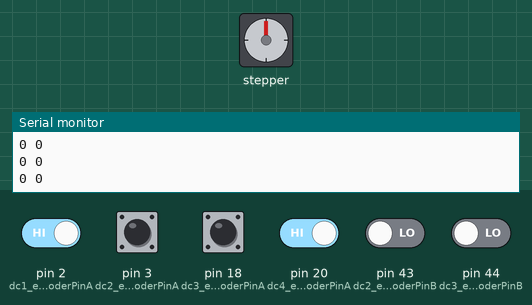
The sketch below on a simulated Arduino Mega 2560, built for the host (arithmetic inside an expression is 32-bit, double 64-bit). Parts: stepper motor, the last lines printed to the serial monitor. Wiring (inferred from the names in the program): stepper motor (200 steps per turn assumed): coils pin 37, pin 36, pin 35, pin 34. Inputs (shaded band) come from the test bench; at power-on: pin 2 (dc1_encoderPinA), pin 3 (dc2_encoderPinA), pin 18 (dc3_encoderPinA), pin 20 (dc4_encoderPinA) HIGH, pin 43 (dc2_encoderPinB), pin 44 (dc3_encoderPinB) LOW. WiFi joins after 1.5 s; servers stay silent unless stated.

Above: at 1.2 s.
1.3 s: pin 3 (dc2_encoderPinA) pulsed LOW 2 times (0.12 s each, 0.3 s apart)
At 2.1 s:
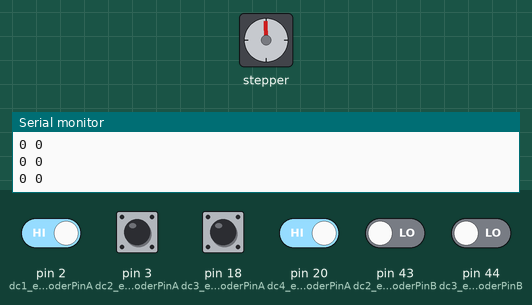
3.4 s: pin 18 (dc3_encoderPinA) pulsed LOW 2 times (0.12 s each, 0.3 s apart)
At 4.9 s:
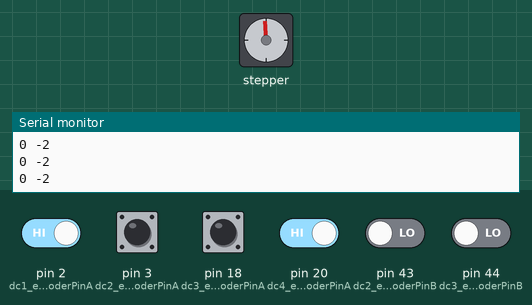
Timing chart, 0 to 6.4 s (numbered marks = the images above; inputs shaded):
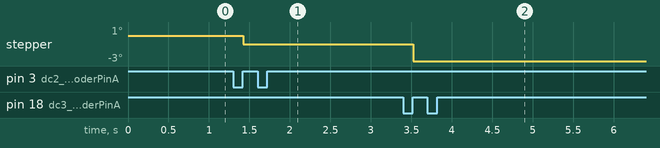

The sketch:

control.ino
```cpp
// control 5 motors
// Weiyi Zhang
// Before running the code, check all places marked with [!] .

// include Ethernet for UDP communication
#include <Ethernet.h>
// Stepper lib
#include <Stepper.h>
// For the ATOMIC_BLOCK macro
#include <util/atomic.h>

// network setup
byte mac[] = {0xA8, 0x61, 0x0A, 0xAE, 0x6A, 0x29};
IPAddress ip (192, 168, 200,3);
unsigned int localPort = 8888;
byte remoteip [4] = {192, 168, 200,2};

EthernetUDP Udp; //An EthernetUDP instance to let us send and receive packets over UDP
unsigned char packetBuffer[UDP_TX_PACKET_MAX_SIZE]; //buffer to hold incomings

///////////// Stepper 1///////////////
// Number of steps per output rotation
const int stepsPerRevolution1 = 200; // [!] steps per revolution Gearbox 5.18:1
double resolution1 = 1.8; // [!] resolution of the motor, in deg
// Create Instance of Stepper library
Stepper myStepper1(stepsPerRevolution1, 22, 23, 24, 25); // [!] remeber to change the pins!

///////////// Stepper 2 /////////////
// Number of steps per output rotation
const int stepsPerRevolution2 = 200; // [!] steps per reolution
double resolution2 = 1.8; // [!] resolution of the motor, in deg
// Create Instance of Stepper library
Stepper myStepper2(stepsPerRevolution2, 26, 27, 28, 29); // [!] remeber to change the pins!

///////////// DC 1 //////////////////
#define dc1_encoderPinA 2 // input: connect to PinA of encoder [!] interrupt
#define dc1_encoderPinB 42 // input: connect to PinB of encoder [!]
#define dc1_PWM         7 // output: PWM
#define dc1_M1          32 // output: motor PWM: L298N in1 [!]
#define dc1_M2          33 // output: motor PWM: L298N in2 [!]

volatile int dc1_posi = 0; // specify position as volatile: https://www.arduino.cc/reference/en/language/variables/variable-scope-qualifiers/volatile/
long dc1_prevT = 0;
float dc1_eprev = 0;
float dc1_eintegral = 0;

///////////// DC 2 /////////////////（）
#define dc2_encoderPinA 3 // input: connect to PinA of encoder [!] interrupt
#define dc2_encoderPinB 43 // input: connect to PinB of encoder [!]
#define dc2_PWM         8 // output: PWM
#define dc2_M1          34 // output: motor PWM: L298N in1 [!]
#define dc2_M2          35 // output: motor PWM: L298N in2 [!]

volatile int dc2_posi = 0; // specify position as volatile: https://www.arduino.cc/reference/en/language/variables/variable-scope-qualifiers/volatile/
long dc2_prevT = 0;
float dc2_eprev = 0;
float dc2_eintegral = 0;


///////////// DC 3 /////////////////
#define dc3_encoderPinA 18 // input: connect to PinA of encoder [!] interrupt
#define dc3_encoderPinB 44 // input: connect to PinB of encoder [!]
#define dc3_PWM         9 // output: PWM
#define dc3_M1          36 // output: motor PWM: L298N in1 [!]
#define dc3_M2          37 // output: motor PWM: L298N in2 [!]

volatile int dc3_posi = 0; // specify position as volatile: https://www.arduino.cc/reference/en/language/variables/variable-scope-qualifiers/volatile/
long dc3_prevT = 0;
float dc3_eprev = 0;
float dc3_eintegral = 0;

///////////// DC 4 /////////////////
#define dc4_encoderPinA 20 // input: connect to PinA of encoder [!] interrupt
#define dc4_encoderPinB 45 // input: connect to PinB of encoder [!]
#define dc4_PWM         11 // output: PWM
#define dc4_M1          46 // output: motor PWM: L298N in1 [!]
#define dc4_M2          47 // output: motor PWM: L298N in2 [!]

volatile int dc4_posi = 0; // specify position as volatile: https://www.arduino.cc/reference/en/language/variables/variable-scope-qualifiers/volatile/
long dc4_prevT = 0;
float dc4_eprev = 0;
float dc4_eintegral = 0;

int angle_stepper1=0, angle_stepper2=0, angle_dc1=0, angle_dc2=0, angle_dc3=0, angle_dc4=0;
int angle_stepper1_current = 0, angle_stepper2_current=0, angle_dc1_current=0, angle_dc2_current=0, angle_dc3_current=0, angle_dc4_current=0;


void setup()
{
  // Setup network
  Ethernet.begin(mac, ip ); // start the Ethernet and UDP
  Udp.begin( localPort );// launch UDP listening on the localPort
  delay(10); // for switching delay
  Serial.begin(9600); // initialize the serial port:
  Serial.print("Hello Robot\n");

  // Stepper1
  // set the speed at 100 rpm:
  myStepper1.setSpeed(13);
  //myStepper1.step(-1);


  // Stepper2
  // set the speed at 20 rpm:
  myStepper2.setSpeed(15);

  // DC 1
  pinMode(dc1_encoderPinA, INPUT);
  pinMode(dc1_encoderPinB, INPUT);
  attachInterrupt(digitalPinToInterrupt(dc1_encoderPinA), dc1_readEncoder, RISING);
  pinMode(dc1_PWM, OUTPUT);
  pinMode(dc1_M1, OUTPUT);
  pinMode(dc1_M2, OUTPUT);
//

  // DC 2
  pinMode(dc2_encoderPinA, INPUT);
  pinMode(dc2_encoderPinB, INPUT);
  attachInterrupt(digitalPinToInterrupt(dc2_encoderPinA), dc2_readEncoder, RISING);
  pinMode(dc2_PWM, OUTPUT);
  pinMode(dc2_M1, OUTPUT);
  pinMode(dc2_M2, OUTPUT);


//   DC 3
  pinMode(dc3_encoderPinA, INPUT);
  pinMode(dc3_encoderPinB, INPUT);
  attachInterrupt(digitalPinToInterrupt(dc3_encoderPinA), dc3_readEncoder, RISING);
  pinMode(dc3_PWM, OUTPUT);
  pinMode(dc3_M1, OUTPUT);
  pinMode(dc3_M2, OUTPUT);

  // DC 4
  pinMode(dc4_encoderPinA, INPUT);
  pinMode(dc4_encoderPinB, INPUT);
  attachInterrupt(digitalPinToInterrupt(dc4_encoderPinA), dc4_readEncoder, RISING);
  pinMode(dc4_PWM, OUTPUT);
  pinMode(dc4_M1, OUTPUT);
  pinMode(dc4_M2, OUTPUT);
}


void loop()
{
  int packetSize = Udp.parsePacket();// define the packetSize for communication
  if (packetSize)// if packetSize is nonezero, i.e., successfully defined
  {
    // read angle from UDP
    Udp.read(packetBuffer, 6);
    angle_stepper1 = ((int)packetBuffer[0])*8;

    angle_stepper2 = -((int)packetBuffer[1])*2;

    angle_dc1 = ((int)packetBuffer[2])*3;

    angle_dc2 = -((int)packetBuffer[3]);

    angle_dc3 = ((int)packetBuffer[4])*5;

    angle_dc4 = ((int)packetBuffer[5])*7;
  }
    // Stepper1
    // step some angle in one direction:
    int step1 = angle_stepper1 - angle_stepper1_current;
    if (step1 != 0)
    {
//      Serial.print("stepper_1 moving to ");
//      Serial.println(angle_stepper1);
      myStepper1.step(step1);
      angle_stepper1_current += step1;
    }

    // Stepper2
    // step some angle in one direction:
    int step2 = angle_stepper2 - angle_stepper2_current;
    if (step2 != 0)
    {
//      Serial.print("stepper_2 moving to ");
//      Serial.println(angle_stepper2);
      myStepper2.step(step2);
      angle_stepper2_current += step2;
    }

  // DC 1
  int dc1_target = angle_dc1;

  // PID constants
  float dc1_kp = 1;
  float dc1_kd = 0.025;
  float dc1_ki = 0.0;

  // time difference
  long dc1_currT = micros();
  float dc1_deltaT = ((float) (dc1_currT - dc1_prevT))/( 1.0e6 );
  dc1_prevT = dc1_currT;

  // Read the position in an atomic block to avoid a potential
  // misread if the interrupt coincides with this code running
  // see: https://www.arduino.cc/reference/en/language/variables/variable-scope-qualifiers/volatile/
  int dc1_pos = 0;
  ATOMIC_BLOCK(ATOMIC_RESTORESTATE) {
    dc1_pos = dc1_posi;
  }

  // error
  int dc1_e = dc1_pos - dc1_target;

  // derivative
  float dc1_dedt = (dc1_e-dc1_eprev)/(dc1_deltaT);

  // integral
  dc1_eintegral = dc1_eintegral + dc1_e*dc1_deltaT;

  // control signal
  float dc1_u = dc1_kp*dc1_e + dc1_kd*dc1_dedt + dc1_ki*dc1_eintegral;

  // motor power
  float dc1_pwr = fabs(dc1_u);
  if( dc1_pwr > 120 ){
    dc1_pwr = 120;
  }

  // motor direction
  int dc1_dir = 1;
  if(dc1_u<0){
    dc1_dir = -1;
  }

  // signal the motor
  setMotor(dc1_dir,dc1_pwr,dc1_PWM,dc1_M1,dc1_M2);


  // store previous error
  dc1_eprev = dc1_e;

//  Serial.print(dc1_target);
//  Serial.print(" ");
//  Serial.print(dc1_pos);
//  Serial.println();

  // DC 2
  int dc2_target = angle_dc2;

  // PID constants
  float dc2_kp = 1;
  float dc2_kd = 0.025;
  float dc2_ki = 0.0;

  // time difference
  long dc2_currT = micros();
  float dc2_deltaT = ((float) (dc2_currT - dc2_prevT))/( 1.0e6 );
  dc2_prevT = dc2_currT;

  // Read the position in an atomic block to avoid a potential
  // misread if the interrupt coincides with this code running
  // see: https://www.arduino.cc/reference/en/language/variables/variable-scope-qualifiers/volatile/
  int dc2_pos = 0;
  ATOMIC_BLOCK(ATOMIC_RESTORESTATE) {
    dc2_pos = dc2_posi;
  }

  // error
  int dc2_e = dc2_pos - dc2_target;

  // derivative
  float dc2_dedt = (dc2_e-dc2_eprev)/(dc2_deltaT);

  // integral
  dc2_eintegral = dc2_eintegral + dc2_e*dc2_deltaT;

  // control signal
  float dc2_u = dc2_kp*dc2_e + dc2_kd*dc2_dedt + dc2_ki*dc2_eintegral;

  // motor power
  float dc2_pwr = fabs(dc2_u);
  if( dc2_pwr > 255 ){
    dc2_pwr = 255;
  }

  // motor direction
  int dc2_dir = 1;
  if(dc2_u<0){
    dc2_dir = -1;
  }

  // signal the motor
  setMotor(dc2_dir,dc2_pwr,dc2_PWM,dc2_M1,dc2_M2);


  // store previous error
  dc2_eprev = dc2_e;

//  Serial.print(dc2_target);
//  Serial.print(" ");
//  Serial.print(dc2_pos);
//  Serial.println();

   //DC 3
  int dc3_target = angle_dc3;

  // PID constants
  float dc3_kp = 1;
  float dc3_kd = 0.025;
  float dc3_ki = 0.0;

  // time difference
  long dc3_currT = micros();
  float dc3_deltaT = ((float) (dc3_currT - dc3_prevT))/( 1.0e6 );
  dc3_prevT = dc3_currT;

  // Read the position in an atomic block to avoid a potential
  // misread if the interrupt coincides with this code running
  // see: https://www.arduino.cc/reference/en/language/variables/variable-scope-qualifiers/volatile/
  int dc3_pos = 0;
  ATOMIC_BLOCK(ATOMIC_RESTORESTATE) {
    dc3_pos = dc3_posi;
  }

  // error
  int dc3_e = dc3_pos - dc3_target;

  // derivative
  float dc3_dedt = (dc3_e-dc3_eprev)/(dc3_deltaT);

  // integral
  dc3_eintegral = dc3_eintegral + dc3_e*dc3_deltaT;

  // control signal
  float dc3_u = dc3_kp*dc3_e + dc3_kd*dc3_dedt + dc3_ki*dc3_eintegral;

  // motor power
  float dc3_pwr = fabs(dc3_u);
  if( dc3_pwr > 255 ){
    dc3_pwr = 255;
  }

  // motor direction
  int dc3_dir = 1;
  if(dc3_u<0){
    dc3_dir = -1;
  }

  // signal the motor
  setMotor(dc3_dir,dc3_pwr,dc3_PWM,dc3_M1,dc3_M2);

  // store previous error
  dc3_eprev = dc3_e;

  Serial.print(dc3_target);
  Serial.print(" ");
  Serial.print(dc3_pos);
  Serial.println();

  // DC 4
  int dc4_target = angle_dc4;

  // PID constants
  float dc4_kp = 1;
  float dc4_kd = 0.025;
  float dc4_ki = 0.0;

  // time difference
  long dc4_currT = micros();
  float dc4_deltaT = ((float) (dc4_currT - dc4_prevT))/( 1.0e6 );
  dc4_prevT = dc4_currT;

  // Read the position in an atomic block to avoid a potential
  // misread if the interrupt coincides with this code running
  // see: https://www.arduino.cc/reference/en/language/variables/variable-scope-qualifiers/volatile/
  int dc4_pos = 0;
  ATOMIC_BLOCK(ATOMIC_RESTORESTATE) {
    dc4_pos = dc4_posi;
  }

  // error
  int dc4_e = dc4_pos - dc4_target;

  // derivative
  float dc4_dedt = (dc4_e-dc4_eprev)/(dc4_deltaT);

  // integral
  dc4_eintegral = dc4_eintegral + dc4_e*dc4_deltaT;

  // control signal
  float dc4_u = dc4_kp*dc4_e + dc4_kd*dc4_dedt + dc4_ki*dc4_eintegral;

  // motor power
  float dc4_pwr = fabs(dc4_u);
  if( dc4_pwr > 255 ){
    dc4_pwr = 255;
  }

  // motor direction
  int dc4_dir = 1;
  if(dc4_u<0){
    dc4_dir = -1;
  }

  // signal the motor
  setMotor(dc4_dir,dc4_pwr,dc4_PWM,dc4_M1,dc4_M2);


  // store previous error
  dc4_eprev = dc4_e;
//
//  Serial.print(dc4_target);
//  Serial.print(" ");
//  Serial.print(dc4_pos);
//  Serial.println();
}

void setMotor(int dir, int pwmVal, int pwm, int in1, int in2)
{
  analogWrite(pwm,pwmVal);
  if(dir == 1){
    digitalWrite(in1,HIGH);
    digitalWrite(in2,LOW);
  }
  else if(dir == -1){
    digitalWrite(in1,LOW);
    digitalWrite(in2,HIGH);
  }
  else{
    digitalWrite(in1,LOW);
    digitalWrite(in2,LOW);
}
}

void dc1_readEncoder()
{
  int b = digitalRead(dc1_encoderPinB);
  if(b > 0)
  {
     dc1_posi++;
  }
  else
  {
     dc1_posi--;
  }
}

void dc2_readEncoder()
{
  int b = digitalRead(dc2_encoderPinB);
  if(b > 0)
  {
     dc2_posi++;
  }
  else
  {
     dc2_posi--;
  }
}

void dc3_readEncoder()
{
  int b = digitalRead(dc3_encoderPinB);
  if(b > 0)
  {
     dc3_posi++;
  }
  else
  {
     dc3_posi--;
  }
}

void dc4_readEncoder()
{
  int b = digitalRead(dc4_encoderPinB);
  if(b > 0)
  {
     dc4_posi++;
  }
  else
  {
     dc4_posi--;
  }
}
```
